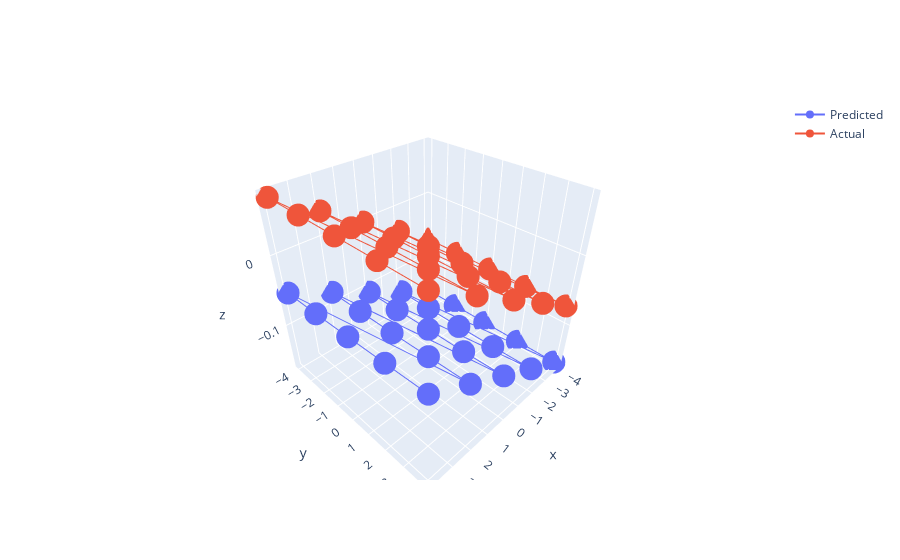
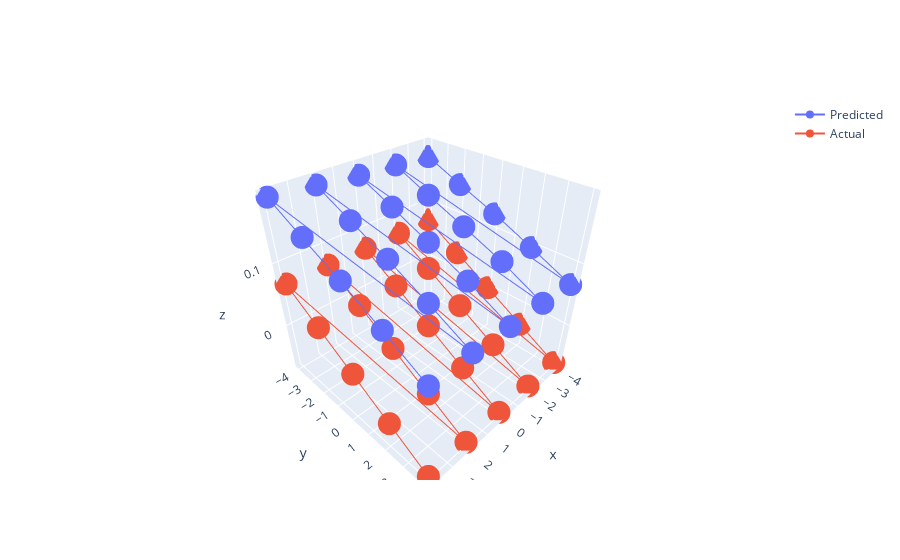
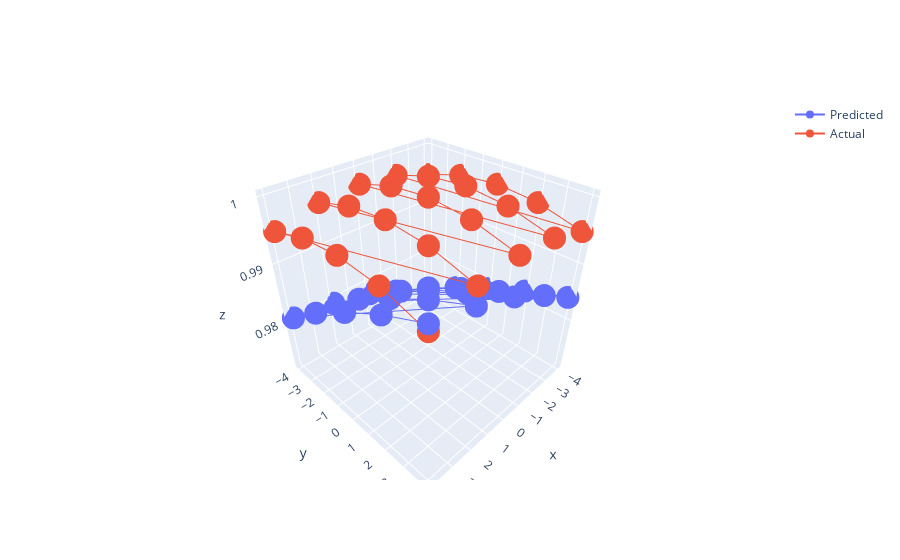

Notebook code cell kept with these figures, in order:
### Code cell
comp_plot3D(actang, anglepred, xact, yact, axis='x', relative=False)
comp_plot3D(actang, anglepred, xact, yact, axis='y', relative=False)
comp_plot3D(actang, anglepred, xact, yact, axis='z', relative=False)

### Figure 1 — Plotly figure (JSON) as saved in the notebook; plotly's stock layout.template omitted (floating-point values rounded to 4 significant figures)
{"data": [{"name": "Predicted", "type": "scatter3d", "x": [4, 4, 4, 4, 4, 2, 2, 2, 2, 2, 0, 0, 0, 0, 0, -2, -2, -2, -2, -2, -4, -4, -4, -4, -4], "y": [4, 2, 0, -2, -4, 4, 2, 0, -2, -4, 4, 2, 0, -2, -4, 4, 2, 0, -2, -4, 4, 2, 0, -2, -4], "z": [-0.04053, -0.04369, -0.04665, -0.04909, -0.05062, -0.072, -0.07423, -0.0766, -0.07795, -0.07885, -0.1028, -0.1054, -0.1059, -0.1073, -0.1079, -0.1332, -0.1348, -0.1357, -0.1361, -0.1364, -0.162, -0.1623, -0.1625, -0.1626, -0.1629]}, {"name": "Actual", "type": "scatter3d", "x": [4, 4, 4, 4, 4, 2, 2, 2, 2, 2, 0, 0, 0, 0, 0, -2, -2, -2, -2, -2, -4, -4, -4, -4, -4], "y": [4, 2, 0, -2, -4, 4, 2, 0, -2, -4, 4, 2, 0, -2, -4, 4, 2, 0, -2, -4, 4, 2, 0, -2, -4], "z": [0.06959, 0.06971, 0.06976, 0.06971, 0.06959, 0.03481, 0.03488, 0.0349, 0.03488, 0.03481, 0, 0, 0, 0, 0, -0.03481, -0.03488, -0.0349, -0.03488, -0.03481, -0.06959, -0.06971, -0.06976, -0.06971, -0.06959]}], "layout": {}}

### Figure 2 — Plotly figure (JSON) as saved in the notebook; plotly's stock layout.template omitted (floating-point values rounded to 4 significant figures)
{"data": [{"name": "Predicted", "type": "scatter3d", "x": [4, 4, 4, 4, 4, 2, 2, 2, 2, 2, 0, 0, 0, 0, 0, -2, -2, -2, -2, -2, -4, -4, -4, -4, -4], "y": [4, 2, 0, -2, -4, 4, 2, 0, -2, -4, 4, 2, 0, -2, -4, 4, 2, 0, -2, -4, 4, 2, 0, -2, -4], "z": [0.07819, 0.1083, 0.1365, 0.1627, 0.1895, 0.07781, 0.1074, 0.135, 0.1599, 0.1852, 0.07498, 0.1053, 0.131, 0.1559, 0.18, 0.07304, 0.1035, 0.1282, 0.1519, 0.1771, 0.06881, 0.09729, 0.1243, 0.1482, 0.1732]}, {"name": "Actual", "type": "scatter3d", "x": [4, 4, 4, 4, 4, 2, 2, 2, 2, 2, 0, 0, 0, 0, 0, -2, -2, -2, -2, -2, -4, -4, -4, -4, -4], "y": [4, 2, 0, -2, -4, 4, 2, 0, -2, -4, 4, 2, 0, -2, -4, 4, 2, 0, -2, -4, 4, 2, 0, -2, -4], "z": [-0.06976, -0.0349, 0, 0.0349, 0.06976, -0.06976, -0.0349, 0, 0.0349, 0.06976, -0.06976, -0.0349, 0, 0.0349, 0.06976, -0.06976, -0.0349, 0, 0.0349, 0.06976, -0.06976, -0.0349, 0, 0.0349, 0.06976]}], "layout": {}}

### Figure 3 — Plotly figure (JSON) as saved in the notebook; plotly's stock layout.template omitted (floating-point values rounded to 4 significant figures)
{"data": [{"name": "Predicted", "type": "scatter3d", "x": [4, 4, 4, 4, 4, 2, 2, 2, 2, 2, 0, 0, 0, 0, 0, -2, -2, -2, -2, -2, -4, -4, -4, -4, -4], "y": [4, 2, 0, -2, -4, 4, 2, 0, -2, -4, 4, 2, 0, -2, -4, 4, 2, 0, -2, -4, 4, 2, 0, -2, -4], "z": [0.9961, 0.9932, 0.9895, 0.9855, 0.9806, 0.9944, 0.9914, 0.9879, 0.9841, 0.9795, 0.9919, 0.9888, 0.9857, 0.9819, 0.9777, 0.9884, 0.9855, 0.9824, 0.979, 0.9747, 0.9844, 0.9819, 0.9788, 0.9755, 0.9713]}, {"name": "Actual", "type": "scatter3d", "x": [4, 4, 4, 4, 4, 2, 2, 2, 2, 2, 0, 0, 0, 0, 0, -2, -2, -2, -2, -2, -4, -4, -4, -4, -4], "y": [4, 2, 0, -2, -4, 4, 2, 0, -2, -4, 4, 2, 0, -2, -4, 4, 2, 0, -2, -4, 4, 2, 0, -2, -4], "z": [0.9951, 0.997, 0.9976, 0.997, 0.9951, 0.997, 0.9988, 0.9994, 0.9988, 0.997, 0.9976, 0.9994, 1, 0.9994, 0.9976, 0.997, 0.9988, 0.9994, 0.9988, 0.997, 0.9951, 0.997, 0.9976, 0.997, 0.9951]}], "layout": {}}
